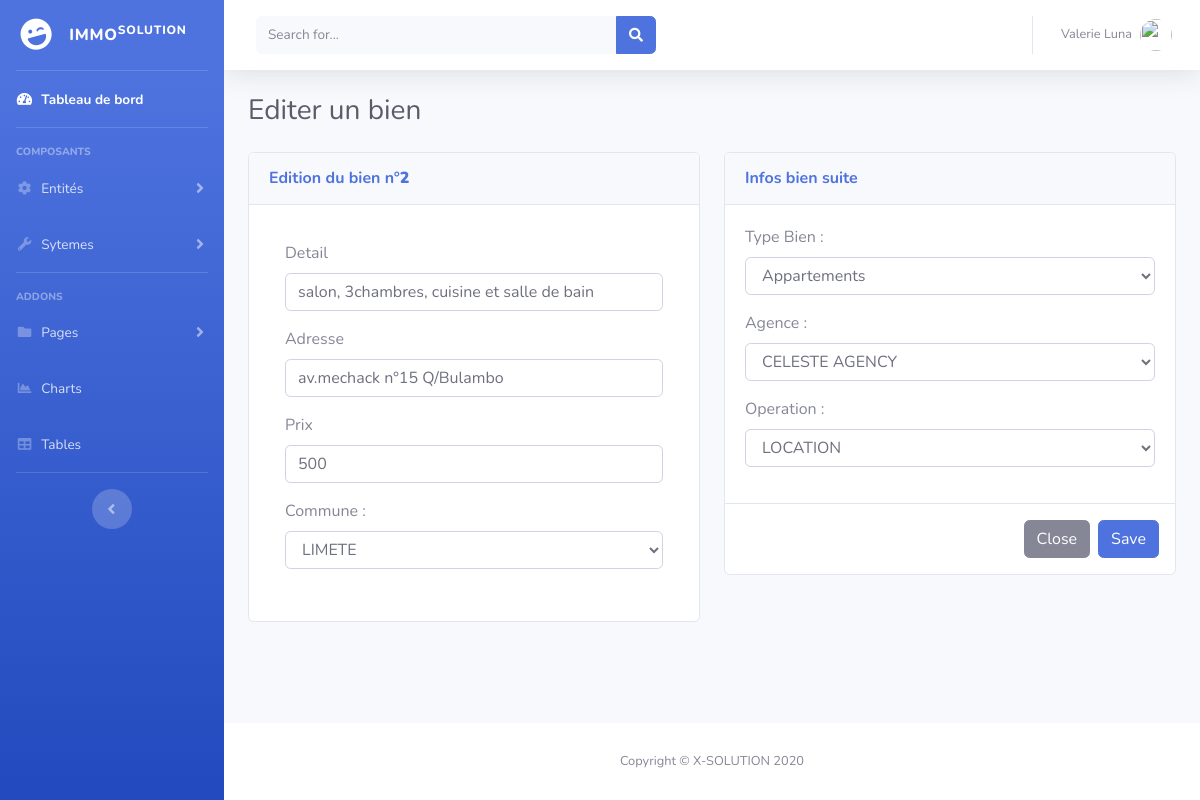
The app's page /pages/editerBien.php?idB=2 with its own data.
### tables this page shows
CREATE TABLE `biens` (
  `id_biens` int(11) NOT NULL,
  `adresse` text NOT NULL,
  `id_agence` int(11) NOT NULL,
  `id_type_bien` int(11) NOT NULL,
  `id_commune` int(11) NOT NULL,
  `prix` int(11) NOT NULL,
  `id_operation` int(11) NOT NULL,
  `detail` text NOT NULL,
  `statut` int(11) NOT NULL
);

CREATE TABLE `commune` (
  `id_commune` int(11) NOT NULL,
  `nom` varchar(50) NOT NULL,
  `id_district` int(11) NOT NULL
);

CREATE TABLE `type_bien` (
  `id_type_bien` int(11) NOT NULL,
  `nom` varchar(100) NOT NULL
);

CREATE TABLE `agence` (
  `id_agence` int(11) NOT NULL,
  `denomination` varchar(255) NOT NULL,
  `adresse` varchar(255) NOT NULL
);

CREATE TABLE `operation` (
  `id_operation` int(11) NOT NULL,
  `date_op` date NOT NULL,
  `type_op` varchar(100) NOT NULL
);

### classes/connexion.class.php (called while the page is built, shortened)
<?php
    class Connexion{
      public static function getPreparedStatement($req){
         $chemin = "mysql:host=localhost; dbname=agenceimmobd";
         $user = "root";
         $password = "";
         $resReq="";
         try {
             $prstmt = new PDO($chemin, $user, $password);
             $resReq = $prstmt->prepare($req);
         } catch (PDOException $ex) {
             echo 'Connection echouer'.$ex->getMessage();
         }
         return $resReq;
      }
    }
?>

### classesdao/BienDAO.php (called while the page is built, shortened)
<?php
require_once '../classes/connexion.class.php';
require_once '../classes/Bien.php';
class BienDAO {
    public function afficherParId($id) {
        try {
            $ps = Connexion::getPreparedStatement("SELECT * FROM biens WHERE id_biens=?");
            $ps->bindValue(1, $id);
            $ps->execute();
            while ($row = $ps->fetch(PDO::FETCH_ASSOC)) {
                $bien = new Bien();
                $bien->setId_biens($row['id_biens']);
                $bien->setAdresse($row['adresse']);
                $bien->setId_agence($row['id_agence']);
                $bien->setId_type_bien($row['id_type_bien']);
                $bien->setId_commune($row['id_commune']);
                $bien->setPrix($row['prix']);
                $bien->setId_operation($row['id_operation']);
                $bien->setDetail($row['detail']);
                $bien->setStatut($row['statut']);
            }
        } catch (Exception $ex) {
            echo 'Erreur AFFICHAGE' . $ex->getMessage();
        }
        return $bien;
    }
}

### classes/Bien.php (called while the page is built, shortened)
<?php
class Bien {
    private $id_biens;
    private $adresse;
    private $id_agence;
    private $id_type_bien;
    private $id_commune;
    private $prix;
    private $id_operation;
    private $detail;
    function getId_biens() {
        return $this->id_biens;
    }
    function getAdresse() {
        return $this->adresse;
    }
    function getId_agence() {
        return $this->id_agence;
    }
    function getId_type_bien() {
        return $this->id_type_bien;
    }
    function getId_commune() {
        return $this->id_commune;
    }
    function getPrix() {
        return $this->prix;
    }
    function getId_operation() {
        return $this->id_operation;
    }
    function getDetail() {
        return $this->detail;
    }
    function setId_biens($id_biens) {
        $this->id_biens = $id_biens;
    }
    function setAdresse($adresse) {
        $this->adresse = $adresse;
    }
    function setId_agence($id_agence) {
        $this->id_agence = $id_agence;
    }
    function setId_type_bien($id_type_bien) {
        $this->id_type_bien = $id_type_bien;
    }
    function setId_commune($id_commune) {
        $this->id_commune = $id_commune;
    }
    function setPrix($prix) {
        $this->prix = $prix;
    }
    function setId_operation($id_operation) {
        $this->id_operation = $id_operation;
    }
    function setDetail($detail) {
        $this->detail = $detail;
    }
}

### classesdao/CommuneDAO.php (called while the page is built, shortened)
<?php
require_once '../classes/connexion.class.php';
require_once '../classes/Commune.php';
class CommuneDAO {
    public function afficher() {
        try {
            $ps = Connexion::getPreparedStatement("SELECT commune.id_commune, commune.nom, district.nom as distrct FROM commune, district where commune.id_district=district.id_district
");
            $ps->execute();
            while ($row = $ps->fetch(PDO::FETCH_ASSOC)) {
                $commune = new Commune();
                $commune->setId_commune($row['id_commune']);
                $commune->setNom($row['nom']);
                $commune->setId_district($row['distrct']);
                $cmmne[] = $commune;
            }
        } catch (Exception $ex) {
            echo 'Erreur AFFICHAGE' . $ex->getMessage();
        }
        return $cmmne;
    }
}

### classes/Commune.php (called while the page is built, shortened)
<?php
class Commune {
    private $id_commune;
    private $nom;
    function getId_commune() {
        return $this->id_commune;
    }
    function getNom() {
        return $this->nom;
    }
    function setId_commune($id_commune) {
        $this->id_commune = $id_commune;
    }
    function setNom($nom) {
        $this->nom = $nom;
    }
}

### classesdao/TypeBienDAO.php (called while the page is built, shortened)
<?php
require_once '../classes/connexion.class.php';
require_once '../classes/TypeBien.php';
class TypeBienDAO {
    public function afficher() {
        try {
            $ps = Connexion::getPreparedStatement("SELECT * FROM type_bien");
            $ps->execute();
            while ($row = $ps->fetch(PDO::FETCH_ASSOC)) {
                $typeBien = new TypeBien();
                $typeBien->setId_type_bien($row['id_type_bien']);
                $typeBien->setNom($row['nom']);
                $typeB[] = $typeBien;
            }
        } catch (Exception $ex) {
            echo 'Erreur AFFICHAGE' . $ex->getMessage();
        }
        return $typeB;
    }
}

### classes/TypeBien.php (called while the page is built)
<?php
class TypeBien {
    private $id_type_bien;
    private $nom;
    function getId_type_bien() {
        return $this->id_type_bien;
    }
    function getNom() {
        return $this->nom;
    }
    function setId_type_bien($id_type_bien) {
        $this->id_type_bien = $id_type_bien;
    }
    function setNom($nom) {
        $this->nom = $nom;
    }
}

### classesdao/AgenceDAO.php (called while the page is built, shortened)
<?php
require_once '../classes/connexion.class.php';
require_once '../classes/Agence.php';
class AgenceDAO {
    public function afficher() {
        try {
            $ps = Connexion::getPreparedStatement("SELECT * FROM agence");
            $ps->execute();
            while ($row = $ps->fetch(PDO::FETCH_ASSOC)) {
                $agence = new Agence();
                $agence->setId_agence($row['id_agence']);
                $agence->setDenomination($row['denomination']);
                $agence->setAdresse($row['adresse']);
                $agnce[] = $agence;
            }
        } catch (Exception $ex) {
            echo 'Erreur AFFICHAGE' . $ex->getMessage();
        }
        return $agnce;
    }
}

### classes/Agence.php (called while the page is built, shortened)
<?php
class Agence {
    private $id_agence;
    private $denomination;
    function getId_agence() {
        return $this->id_agence;
    }
    function getDenomination() {
        return $this->denomination;
    }
    function setId_agence($id_agence) {
        $this->id_agence = $id_agence;
    }
    function setDenomination($denomination) {
        $this->denomination = $denomination;
    }
}

### classesdao/OperationDAO.php (called while the page is built, shortened)
<?php
require_once '../classes/connexion.class.php';
require_once '../classes/Operation.php';
class OperationDAO {
    public function afficher() {
        try {
            $ps = Connexion::getPreparedStatement("SELECT * FROM operation");
            $ps->execute();
            while ($row = $ps->fetch(PDO::FETCH_ASSOC)) {
                $operation = new Operation();
                $operation->setId_operation($row['id_operation']);
                $operation->setDate_op($row['date_op']);
                $operation->setType_op($row['type_op']);
                $op[] = $operation;
            }
        } catch (Exception $ex) {
            echo 'Erreur AFFICHAGE' . $ex->getMessage();
        }
        return $op;
    }
}

### classes/Operation.php (called while the page is built, shortened)
<?php
class Operation {
    private $id_operation;
    private $type_op;
    function getId_operation() {
        return $this->id_operation;
    }
    function getType_op() {
        return $this->type_op;
    }
    function setId_operation($id_operation) {
        $this->id_operation = $id_operation;
    }
    function setType_op($type_op) {
        $this->type_op = $type_op;
    }
}

### pages/editerBien.php (the view, shortened to what this page needs)
<?php
require_once '../classesdao/BienDAO.php';
require_once '../classesdao/AgenceDAO.php';
require_once '../classesdao/TypeBienDAO.php';
require_once '../classesdao/CommuneDAO.php';
require_once '../classesdao/OperationDAO.php';
$bien= new BienDAO();
$idB = isset($_GET['idB']) ? $_GET['idB'] : 0;
$bns = $bien->afficherParId($idB);
$idAgence = $bns->getId_agence();
$idTypeBien = $bns->getId_type_bien();
$idCommune = $bns->getId_commune();
$idOperation = $bns->getId_operation();
$agence = new AgenceDAO();
$agnce = $agence->afficher();
$typBien = new TypeBienDAO();
$typb = $typBien->afficher();
$commune = new CommuneDAO();
$cmmne = $commune->afficher();
$operation = new OperationDAO();
$op = $operation->afficher();
include('../includes/header.php');
include('../includes/navbar.php');
?>
<div id="content-wrapper" class="d-flex flex-column">
    <div id="content">
        <?php include('../includes/topmenu.php'); ?>
        <div class="container-fluid">
            <h1 class="h3 mb-4 text-gray-800">Editer un bien</h1>
            <div class="row">
                <div class="col-lg-6">
                    <div class="card position-relative">
                        <div class="card-header py-3">
                            <h6 class="m-0 font-weight-bold text-primary">Edition du bien n°<strong><?php echo $bns->getId_biens() ?></strong></h6>
                        </div>
                        <div class="card-body">
                            <form action="actionB.php?a=modif" method="post">
                                <div class="modal-body">
                                    <div class="form-group ">
                                        <label for="detail">Detail</label>
                                        <input class="form-control" value="<?php echo $bns->getDetail() ?>" id="" name="detail" type="text" required="" />
                                    </div>
                                    <div class="form-group ">
                                        <label for="detail">Adresse</label>
                                        <input class="form-control" value="<?php echo $bns->getAdresse() ?>" id="" name="adresse" type="text" required="" />
                                    </div>
                                    <div class="form-group ">
                                        <label for="detail">Prix</label>
                                        <input class="form-control" value="<?php echo $bns->getPrix() ?>" id="" name="prix" type="text" required="" />
                                    </div>
                                    <div class="form-group">
                                        <label for="commune">Commune :</label>
                                        <select name="commune" id="" class="form-control">
                                            <?php foreach ($cmmne as $ligneC): ?>
                                                <option value="<?php echo $ligneC->getId_commune() ?>"<?php if ($ligneC->getId_commune() == $idCommune) echo "selected"; ?>><?php echo $ligneC->getNom() ?></option>
                                            <?php endforeach; ?>
                                        </select>
                                    </div>
                                </div>
                        </div>
                    </div>
                </div>
                <div class="col-lg-6">
                    <div class="card position-relative">
                            <div class="card-header py-3">
                                <h6 class="m-0 font-weight-bold text-primary">Infos bien suite</h6>
                            </div>
                            <div class="card-body">
                                <div class="form-group">
                                    <label for="typebien">Type Bien :</label>
                                    <select name="typebien" id="" class="form-control">
                                        <?php foreach ($typb as $ligneT): ?>
                                            <option value="<?php echo $ligneT->getId_type_bien() ?>" <?php if ($ligneT->getId_type_bien() == $idTypeBien) echo "selected"; ?> ><?php echo $ligneT->getNom() ?></option>
                                        <?php endforeach; ?>
                                    </select>
                                </div>
                                <div class="form-group">
                                    <label for="agence">Agence :</label>
                                    <select name="agence" id="" class="form-control">
                                        <?php foreach ($agnce as $ligneA): ?>
                                            <option value="<?php echo $ligneA->getId_agence() ?>"<?php if ($ligneA->getId_agence() == $idAgence) echo "selected"; ?> ><?php echo $ligneA->getDenomination() ?></option>
                                        <?php endforeach; ?>
                                    </select>
                                </div>
                                <div class="form-group">
                                    <label for="operation">Operation :</label>
                                    <select name="operation" id="" class="form-control">
                                        <?php foreach ($op as $ligneO): ?>
                                            <option value="<?php echo $ligneO->getId_operation() ?>"<?php if ($ligneO->getId_operation() == $idOperation) echo "selected"; ?> ><?php echo $ligneO->getType_op() ?></option>
                                        <?php endforeach; ?>
                                    </select>
                                </div>
                            </div>
                            <div class="modal-footer">
                                <button type="button" class="btn btn-secondary" data-dismiss="modal">Close</button>
                                <button type="submit" name="ajout" class="btn btn-primary">Save</button>
                            </div>
                        </div>
                </div>
            </div>
        </div>
    </div>
    <?php include('../includes/footer.php'); ?>
</div>
<?php
include('../includes/scripts.php');
?>

### records on screen
biens: id_biens "2", detail "salon, 3chambres, cuisine et salle de bain", adresse "av.mechack n°15 Q/Bulambo", prix "500", commune "LIMETE", typebien "Appartements", agence "CELESTE AGENCY", operation "LOCATION"
